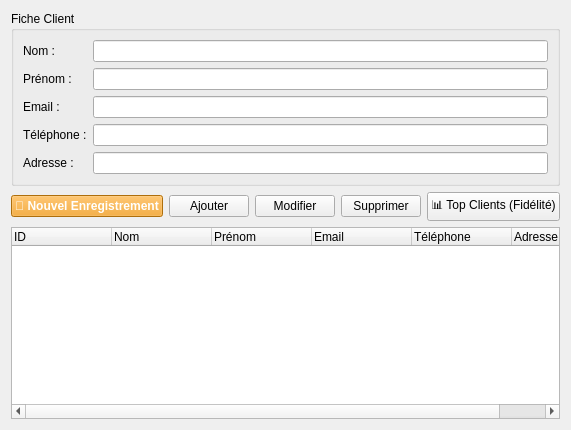
<?xml version="1.0" encoding="UTF-8"?>
<ui version="4.0">
 <class>GestionClient</class>
 <widget class="QWidget" name="GestionClient">
  <layout class="QVBoxLayout" name="mainLayout">
   <item>
    <widget class="QGroupBox" name="formGroup">
     <property name="title"><string>Fiche Client</string></property>
     <layout class="QFormLayout" name="formLayout">
      <item row="0" column="0"><widget class="QLabel" name="label_nom"><property name="text"><string>Nom :</string></property></widget></item>
      <item row="0" column="1"><widget class="QLineEdit" name="input_nom"/></item>
      <item row="1" column="0"><widget class="QLabel" name="label_prenom"><property name="text"><string>Prénom :</string></property></widget></item>
      <item row="1" column="1"><widget class="QLineEdit" name="input_prenom"/></item>
      <item row="2" column="0"><widget class="QLabel" name="label_email"><property name="text"><string>Email :</string></property></widget></item>
      <item row="2" column="1"><widget class="QLineEdit" name="input_email"/></item>
      <item row="3" column="0"><widget class="QLabel" name="label_tel"><property name="text"><string>Téléphone :</string></property></widget></item>
      <item row="3" column="1"><widget class="QLineEdit" name="input_tel"/></item>
      <item row="4" column="0"><widget class="QLabel" name="label_adresse"><property name="text"><string>Adresse :</string></property></widget></item>
      <item row="4" column="1"><widget class="QLineEdit" name="input_adresse"/></item>
     </layout>
    </widget>
   </item>
   <item>
    <layout class="QHBoxLayout" name="buttonLayout">
     <item><widget class="QPushButton" name="btn_nouveau"><property name="text"><string>🔄 Nouvel Enregistrement</string></property><property name="styleSheet"><string>background-color: #f39c12; color: white; font-weight: bold;</string></property></widget></item>
     <item><widget class="QPushButton" name="btn_ajouter"><property name="text"><string>Ajouter</string></property></widget></item>
     <item><widget class="QPushButton" name="btn_modifier"><property name="text"><string>Modifier</string></property></widget></item>
     <item><widget class="QPushButton" name="btn_supprimer"><property name="text"><string>Supprimer</string></property></widget></item>
     <item><widget class="QPushButton" name="btn_graphique"><property name="text"><string>📊 Top Clients (Fidélité)</string></property></widget></item>
    </layout>
   </item>
   <item>
    <widget class="QTreeWidget" name="tableClients">
     <column><property name="text"><string>ID</string></property></column>
     <column><property name="text"><string>Nom</string></property></column>
     <column><property name="text"><string>Prénom</string></property></column>
     <column><property name="text"><string>Email</string></property></column>
     <column><property name="text"><string>Téléphone</string></property></column>
     <column><property name="text"><string>Adresse</string></property></column>
    </widget>
   </item>
  </layout>
 </widget>
</ui>
